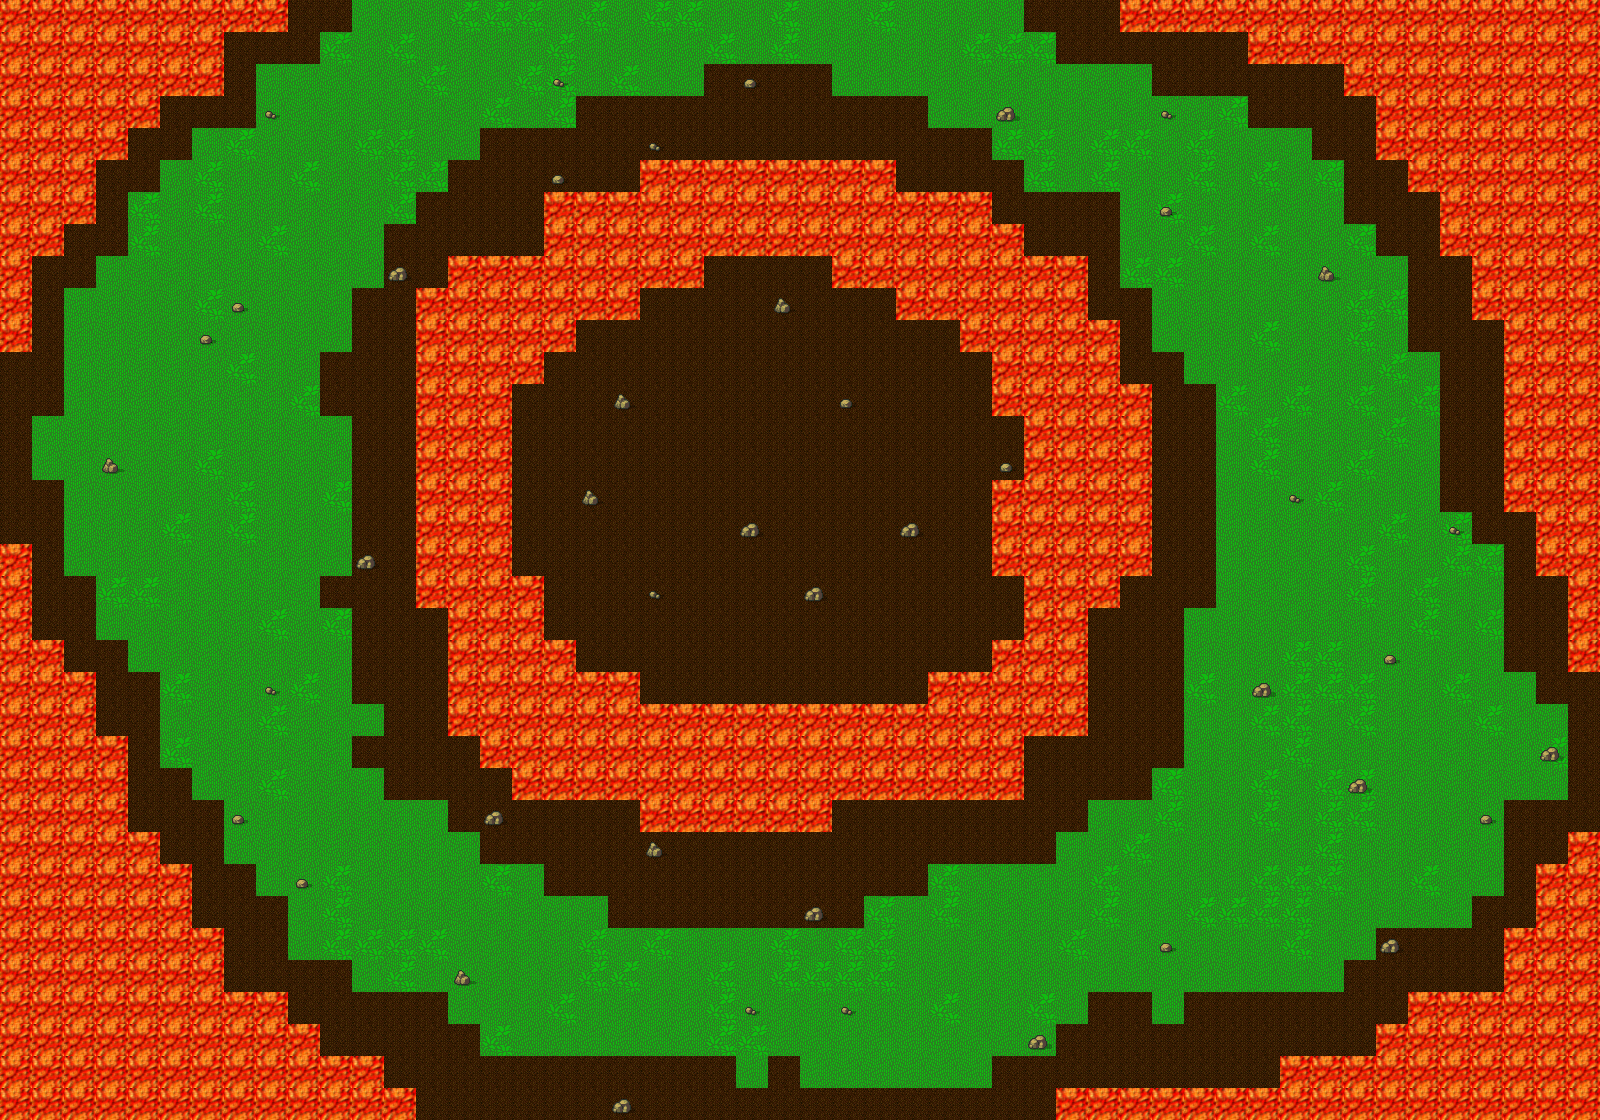

Rendered tile map (Tiled .tmx) drawn with the repository's tilesets; below, a short description and the map source with its tile grids summarised:
An orthogonal 50x35 tile map with 32x32 px tiles, 4 tile layers (Ground, Magma, Fire_ground, Rock), 2 tilesets.

<map version="1.10" tiledversion="1.11.0" orientation="orthogonal" renderorder="right-down" width="50" height="35" tilewidth="32" tileheight="32" infinite="0" nextlayerid="5" nextobjectid="1">
 <tileset firstgid="1" source="../tiles_set/Slates v.2 [32x32px orthogonal tileset by Ivan Voirol].tsx" />
 <tileset firstgid="1289" name="Magma" tilewidth="32" tileheight="32" tilecount="1" columns="1">
  <image source="../../Images/main_pngs/Magma.png" width="32" height="32" />
 </tileset>
 <layer id="1" name="Ground" width="50" height="35">
  <data>[1750 cells, 1750 non-empty, 2 distinct tile ids]</data>
 </layer>
 <layer id="2" name="Magma" width="50" height="35">
  <data>[1750 cells, 542 non-empty, 1 distinct tile ids]</data>
 </layer>
 <layer id="3" name="Fire_ground" width="50" height="35">
  <data>[1750 cells, 583 non-empty, 1 distinct tile ids]</data>
 </layer>
 <layer id="4" name="Rock" width="50" height="35">
  <data>[1750 cells, 43 non-empty, 4 distinct tile ids]</data>
 </layer>
</map>
